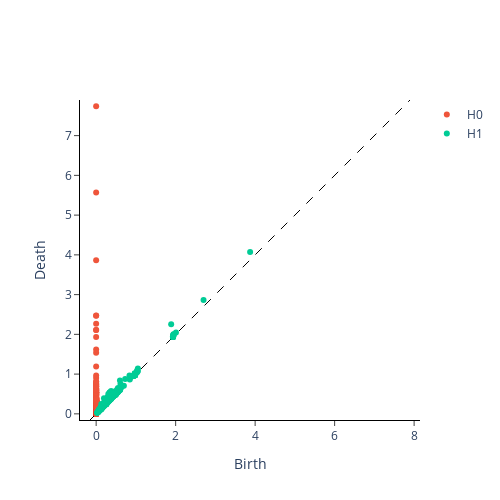

Write notebook code for a chart like this one.
### Markdown cell above
## Persistent Diagram using Giotto-TDA

### Code cell
# Run it only for rows less than 15k
# Compute persistent homology of the BSD parameter space X_scaled

from gtda.homology import VietorisRipsPersistence
from gtda.plotting import plot_diagram

# Example: Load your dataframe (replace with your own loading code)
# X = pd.read_csv("your_file.csv", usecols=['tamagawa', 'special', 'torsion', 'reg', 'omega'])

# --- If you already have X_scaled, skip this step ---
scaler = StandardScaler()
X_scaled = scaler.fit_transform(X)

# gtda expects shape (n_samples, n_features) for point cloud
# If X_scaled is the whole dataset, it is treated as a point cloud of n_samples points

# Create a Vietoris–Rips persistence transformer
# homology_dimensions=[0, 1, 2] means we compute connected components, loops, and voids
vr_persistence = VietorisRipsPersistence(
    metric="euclidean",
    homology_dimensions=[0, 1]
)

# Compute the persistence diagrams
diagrams = vr_persistence.fit_transform([X_scaled])  # Wrap in list → one point cloud

# diagrams is of shape (n_point_clouds, n_features_in_PD, 3)
# 3 columns: birth, death, homology dimension
print("Persistence diagrams array shape:", diagrams.shape)

# Plot the persistence diagram for this single point cloud
plot_diagram(diagrams[0])

import plotly.io as pio
pio.kaleido.scope.default_format = "png"  # force Kaleido
from gtda.plotting import plot_diagram
fig = plot_diagram(diagrams[0])  # where diagrams[0] is your persistence diagram array
fig.write_image("persistence_diagram.png")
fig.show()

### Figure 1 — Plotly figure (JSON) as saved in the notebook; plotly's stock layout.template omitted (floating-point values rounded to 4 significant figures; data arrays with more than 128 entries replaced by an {"elided": "..."} marker saying what was removed)
{"data": [{"hoverinfo": "none", "line": {"color": "black", "dash": "dash", "width": 1}, "mode": "lines", "showlegend": false, "type": "scatter", "x": [-0.1548, 7.896], "y": [-0.1548, 7.896]}, {"hoverinfo": "text", "hovertext": {"elided": "1161 str values"}, "mode": "markers", "name": "H0", "type": "scatter", "x": {"elided": "1161 float values"}, "y": {"elided": "1161 float values"}}, {"hoverinfo": "text", "hovertext": {"elided": "485 str values"}, "mode": "markers", "name": "H1", "type": "scatter", "x": {"elided": "485 float values"}, "y": {"elided": "485 float values"}}], "layout": {"height": 500, "plot_bgcolor": "white", "width": 500, "xaxis": {"autorange": false, "exponentformat": "e", "linecolor": "black", "linewidth": 1, "mirror": false, "range": [-0.1548, 7.896], "showexponent": "all", "showline": true, "side": "bottom", "ticks": "outside", "title": {"text": "Birth"}, "type": "linear", "zeroline": true}, "yaxis": {"autorange": false, "exponentformat": "e", "linecolor": "black", "linewidth": 1, "mirror": false, "range": [-0.1548, 7.896], "scaleanchor": "x", "scaleratio": 1, "showexponent": "all", "showline": true, "side": "left", "ticks": "outside", "title": {"text": "Death"}, "type": "linear", "zeroline": true}}}
